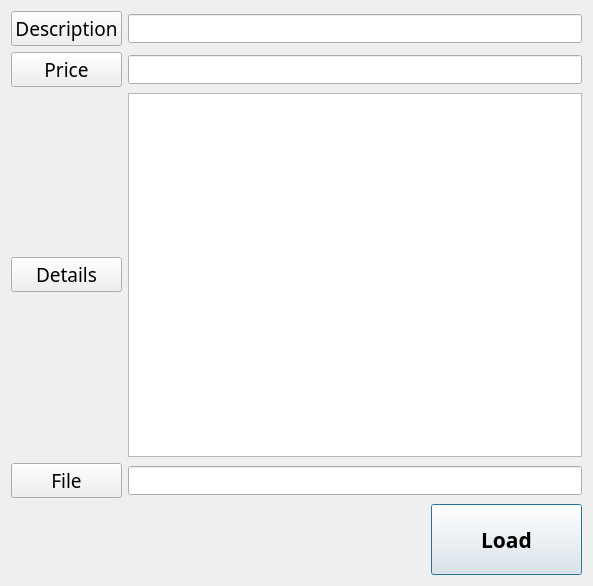
<?xml version="1.0" encoding="UTF-8"?>
<ui version="4.0">
 <class>AddExpenseWidget</class>
 <widget class="QWidget" name="AddExpenseWidget">
  <property name="geometry">
   <rect>
    <x>0</x>
    <y>0</y>
    <width>593</width>
    <height>586</height>
   </rect>
  </property>
  <property name="windowTitle">
   <string>AddExpenseWidget</string>
  </property>
  <layout class="QVBoxLayout" name="verticalLayout">
   <item>
    <layout class="QGridLayout" name="gridLayout">
     <item row="3" column="1">
      <widget class="QLineEdit" name="fileLineEdit">
       <property name="font">
        <font>
         <family>Calibri</family>
         <pointsize>12</pointsize>
        </font>
       </property>
      </widget>
     </item>
     <item row="1" column="1">
      <widget class="QLineEdit" name="priceLineEdit">
       <property name="font">
        <font>
         <family>Calibri</family>
         <pointsize>12</pointsize>
        </font>
       </property>
      </widget>
     </item>
     <item row="3" column="0">
      <widget class="QPushButton" name="pushButton_4">
       <property name="font">
        <font>
         <family>Baskerville Old Face</family>
         <pointsize>14</pointsize>
         <weight>50</weight>
         <bold>false</bold>
        </font>
       </property>
       <property name="text">
        <string>File</string>
       </property>
      </widget>
     </item>
     <item row="0" column="0">
      <widget class="QPushButton" name="pushButton">
       <property name="font">
        <font>
         <family>Baskerville Old Face</family>
         <pointsize>14</pointsize>
         <weight>50</weight>
         <bold>false</bold>
        </font>
       </property>
       <property name="layoutDirection">
        <enum>Qt::RightToLeft</enum>
       </property>
       <property name="text">
        <string>Description</string>
       </property>
       <property name="flat">
        <bool>false</bool>
       </property>
      </widget>
     </item>
     <item row="0" column="1">
      <widget class="QLineEdit" name="nameLineEdit">
       <property name="font">
        <font>
         <family>Calibri</family>
         <pointsize>12</pointsize>
        </font>
       </property>
      </widget>
     </item>
     <item row="1" column="0">
      <widget class="QPushButton" name="pushButton_2">
       <property name="font">
        <font>
         <family>Baskerville Old Face</family>
         <pointsize>14</pointsize>
         <weight>50</weight>
         <bold>false</bold>
        </font>
       </property>
       <property name="text">
        <string>Price</string>
       </property>
      </widget>
     </item>
     <item row="2" column="0">
      <widget class="QPushButton" name="pushButton_3">
       <property name="font">
        <font>
         <family>Baskerville Old Face</family>
         <pointsize>14</pointsize>
         <weight>50</weight>
         <bold>false</bold>
        </font>
       </property>
       <property name="text">
        <string>Details</string>
       </property>
      </widget>
     </item>
     <item row="2" column="1">
      <widget class="QTextEdit" name="descriptionLineEdit">
       <property name="font">
        <font>
         <family>Calibri</family>
         <pointsize>12</pointsize>
        </font>
       </property>
      </widget>
     </item>
    </layout>
   </item>
   <item>
    <layout class="QHBoxLayout" name="horizontalLayout">
     <item>
      <spacer name="horizontalSpacer">
       <property name="minimumSize">
        <size>
         <width>251</width>
         <height>23</height>
        </size>
       </property>
       <property name="orientation">
        <enum>Qt::Horizontal</enum>
       </property>
       <property name="sizeHint" stdset="0">
        <size>
         <width>248</width>
         <height>20</height>
        </size>
       </property>
      </spacer>
     </item>
     <item>
      <widget class="QPushButton" name="loadPushButton">
       <property name="minimumSize">
        <size>
         <width>151</width>
         <height>71</height>
        </size>
       </property>
       <property name="font">
        <font>
         <family>Baskerville Old Face</family>
         <pointsize>16</pointsize>
         <weight>75</weight>
         <bold>true</bold>
        </font>
       </property>
       <property name="text">
        <string>Load</string>
       </property>
       <property name="shortcut">
        <string>Return</string>
       </property>
       <property name="autoDefault">
        <bool>true</bool>
       </property>
       <property name="default">
        <bool>true</bool>
       </property>
      </widget>
     </item>
    </layout>
   </item>
  </layout>
 </widget>
 <layoutdefault spacing="6" margin="11"/>
 <resources/>
 <connections/>
</ui>
